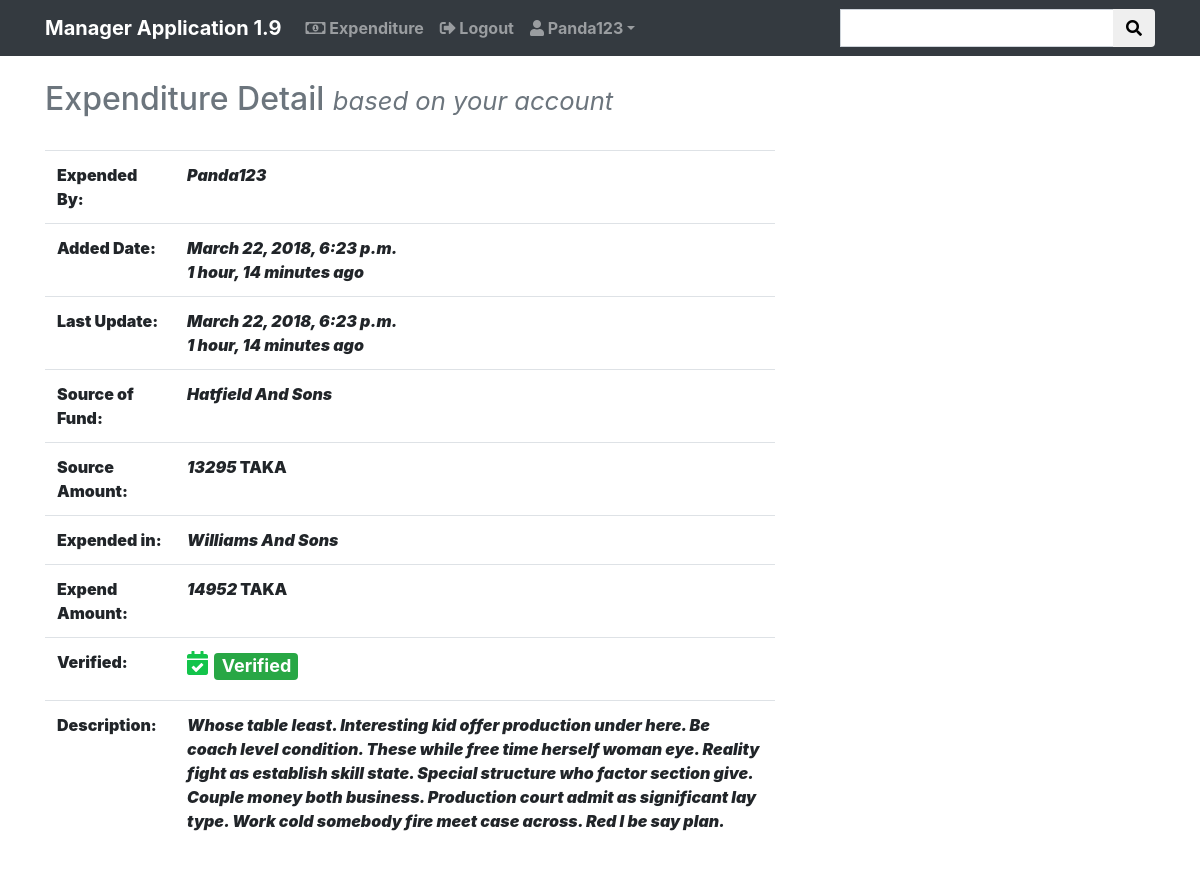
The app's page /expenditure//detail/420/ (signed in) with its own data.
### expend/models.py (models this page shows, shortened)
class Expend(models.Model):
    select = (
        ('yes', 'yes'),
        ('no', 'no')
    )
    by_user = models.CharField(max_length=255, blank=False, unique=False, null=True)
    added_date = models.DateTimeField(auto_now_add=True)
    updated_date = models.DateTimeField(auto_now=True)
    source_fund = models.CharField(max_length=255)
    source_amount = models.PositiveIntegerField()
    expend_in = models.CharField(max_length=255)
    expend_amount = models.PositiveIntegerField()
    description = models.TextField(blank=True)
    verified = models.CharField(choices=select, max_length=255, default='no')

### expend/views.py (the view)
# urls.py: path('/detail/<int:pk>/', login_required(views.ExpendDetailView.as_view()),
class ExpendDetailView(DetailView):
    model = models.Expend
    template_name = 'expend/expend_detail.html'
    context_object_name = 'expend'

### expend/templates/expend/expend_detail.html (shortened to what this page needs)
{% extends 'base.html' %}
{% block content %}
    {% if request.user.is_authenticated and expend.by_user == request.user.username or request.user.is_superuser %}
<div class="container">
    <div class="row">
        <div class="col-lg-8 col-md-6">
            <h2 class="text-muted">Expenditure Detail <small class="d-print-none"><i>based on your account</i></small></h2><br>
                <table class="table">
                    <tr>
                        <td><b>Expended By:</b></td>
                        <td><b><i>{{ expend.by_user|title }}</i></b></td>
                    </tr><tr>
                        <td><b>Added Date:</b></td>
                        <td><b><i>{{ expend.added_date }}<br>{{ expend.added_date|timesince }} ago</i></b></td>
                    </tr><tr>
                        <td><b>Last Update:</b></td>
                        <td><b><i>{{ expend.updated_date }}<br>{{ expend.updated_date|timesince }} ago</i></b></td>
                    </tr><tr>
                        <td><b>Source of Fund:</b></td>
                        <td><b><i>{{ expend.source_fund|title }}</i></b></td>
                    </tr><tr>
                        <td><b>Source Amount:</b></td>
                        <td><b><i>{{ expend.source_amount }}</i> TAKA</b></td>
                    </tr><tr>
                        <td><b>Expended in:</b></td>
                        <td><b><i>{{ expend.expend_in|title }}</i></b></td>
                    </tr><tr>
                        <td><b>Expend Amount:</b></td>
                        <td><b><i>{{ expend.expend_amount }}</i> TAKA</b></td>
                    </tr>
                    <tr>
                        <td><b>Verified:</b></td>
                        <td>{% if expend.verified == 'no' %}<h4><i class="fas fa-times" style="color:#c91218"></i> <span class="badge badge-danger">Not Verified</span></h4>
                            {% else %}<h4><i class="fas fa-calendar-check" style="color:#13c44b"></i> <span class="badge badge-success">Verified</span></h4>{% endif %}</td>
                    </tr><tr>
                        <td><b>Description:</b></td>
                        <td><b><i>{% if expend.description == '' %}No Description{% else %}{{ expend.description }}{% endif %}</i></b></td>
                    </tr>
                </table>
        </div>
    </div>
    {% else %}
        {% include 'access_denied.html' %}
    {% endif %}
{% endblock %}

### templates/base.html (shortened to what this page needs)
<!DOCTYPE html>
{% load staticfiles %}
<html lang="en">
<head>
    <link rel="stylesheet" href="https://use.fontawesome.com/releases/v5.0.8/css/all.css">
    <link rel="stylesheet" href="https://maxcdn.bootstrapcdn.com/bootstrap/4.0.0/css/bootstrap.min.css">
</head>
<body>
    <nav class="navbar navbar-expand-sm navbar-dark bg-dark">
        <div class="container">
            <a class="navbar-brand" href="{% url 'account:home' %}"><b>Manager Application 1.9</b></a>
            <div class="collapse navbar-collapse" id="navbarNavDropdown">
                <ul class="navbar-nav mr-auto">
                    {% if request.user.is_authenticated %}
                        <li class="nav-item">
                            <b><a class="nav-link" href="{% url 'expenditure:expend' %}"><i class="far fa-money-bill-alt"></i> Expenditure</a></b>
                        </li>
                        <li class="nav-item">
                            <b><a class="nav-link" href="{% url 'account:logout' %}"><i class="fas fa-sign-out-alt"></i> Logout</a></b>
                        </li>
                        <li class="nav-item dropdown">
                            <a  class="nav-link dropdown-toggle" id="navbarDropdownMenuLink" data-toggle="dropdown" aria-haspopup="true" aria-expanded="false" href="#"><b><i class="fas fa-user"></i> {{ request.user.username|title }}<b></a>
                        </li>
                    {% else %}
                        <li class="nav-item">
                            <b><a class="nav-link" href="{% url 'account:login' %}">Login</a></b>
                        </li>
                    {% endif %}
                </ul>
                <form method="get" class="form-inline" action="{% url 'expenditure:search' %}">
                    <div class="input-group">
                      <input type="text" class="form-control" name="search" value="{{ query_string }}">
                      <div class="input-group-append">
                        <button class="btn" type="submit"><i class="fas fa-search"></i></button>
                      </div>
                    </div>
                </form>
            </div>
        </div>
    </nav>
{% block header %}
<br/>
{% endblock %}
{% block content %}{% endblock %}
{% block footer %}
<br/>
{% endblock %}
</body>
</html>

### templates/base.html (style rules this page uses)
.form-control { border-radius:0px; }

### records on screen
Expend: by_user "Panda123", added_date "March 22, 2018, 6:23 p.m.", added_date "1 hour, 14 minutes", updated_date "March 22, 2018, 6:23 p.m.", updated_date "1 hour, 14 minutes", source_fund "Hatfield And Sons", source_amount "13295", expend_in "Williams And Sons", expend_amount "14952", description "Whose table least. Interesting kid offer production under here. Be coach level condition. These while free time herself woman eye. Reality fight as establish skill state. Special structure who factor section give. Couple money both business. Production court admit as significant lay type. Work cold somebody fire meet case across. Red I be say plan."

### other values on screen
{{ request.user.username|title }} "Panda123"
